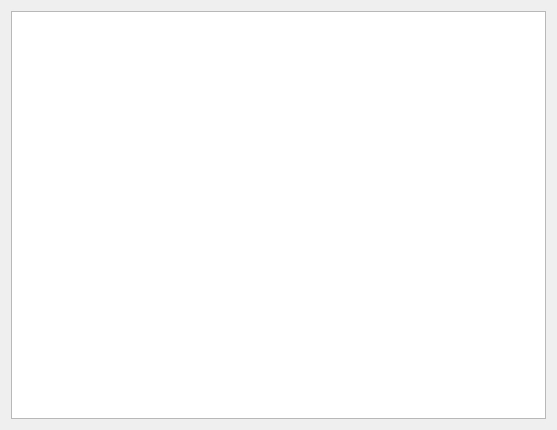
<?xml version="1.0" encoding="UTF-8"?>
<ui version="4.0">
 <class>CallStackWindow</class>
 <widget class="QWidget" name="CallStackWindow">
  <property name="geometry">
   <rect>
    <x>0</x>
    <y>0</y>
    <width>557</width>
    <height>430</height>
   </rect>
  </property>
  <property name="windowTitle">
   <string>Call Stack</string>
  </property>
  <layout class="QVBoxLayout" name="verticalLayout_2">
   <item>
    <widget class="QTextEdit" name="textEdit">
     <property name="lineWrapMode">
      <enum>QTextEdit::NoWrap</enum>
     </property>
     <property name="readOnly">
      <bool>true</bool>
     </property>
     <property name="acceptRichText">
      <bool>false</bool>
     </property>
    </widget>
   </item>
  </layout>
 </widget>
 <resources/>
 <connections/>
</ui>
